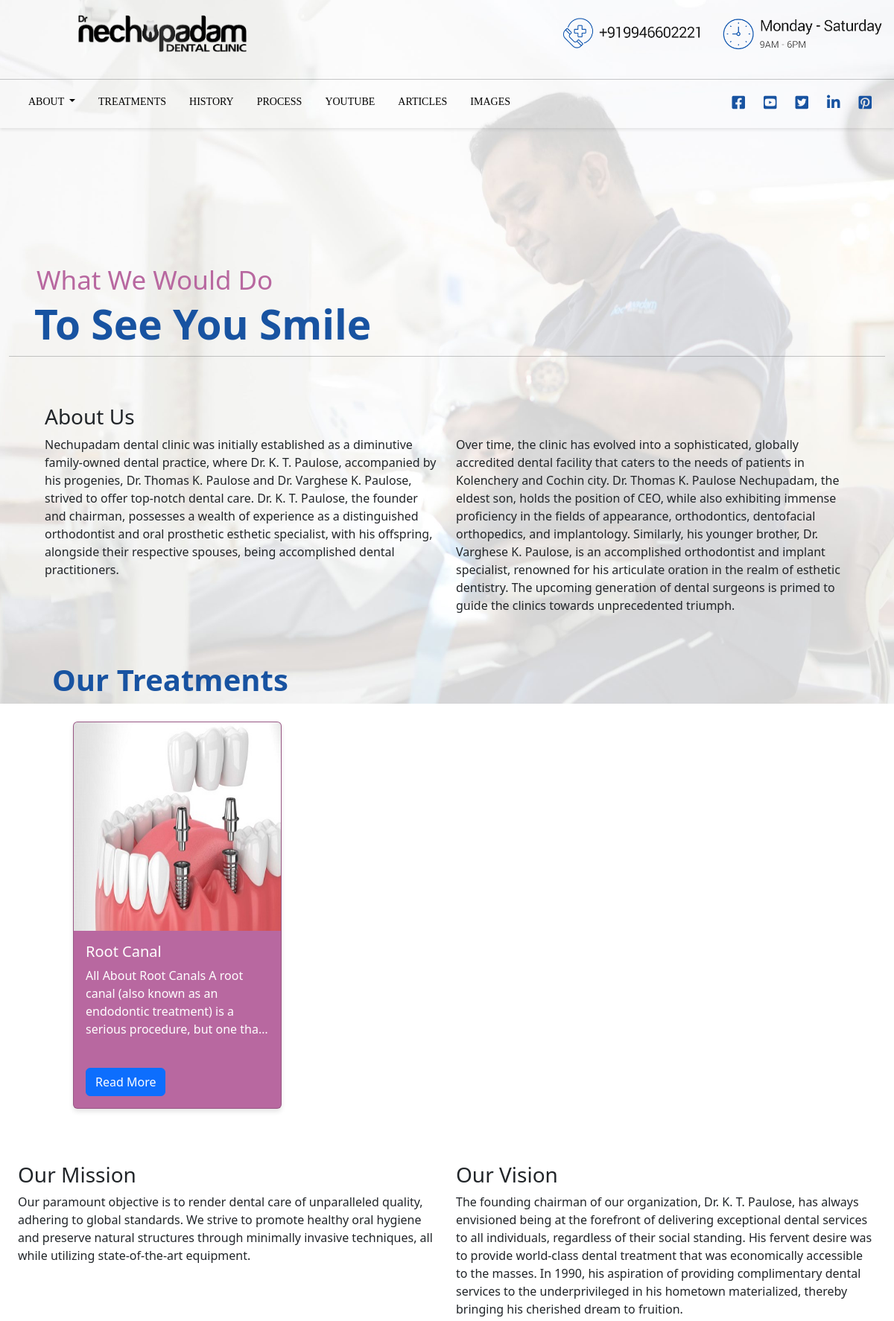
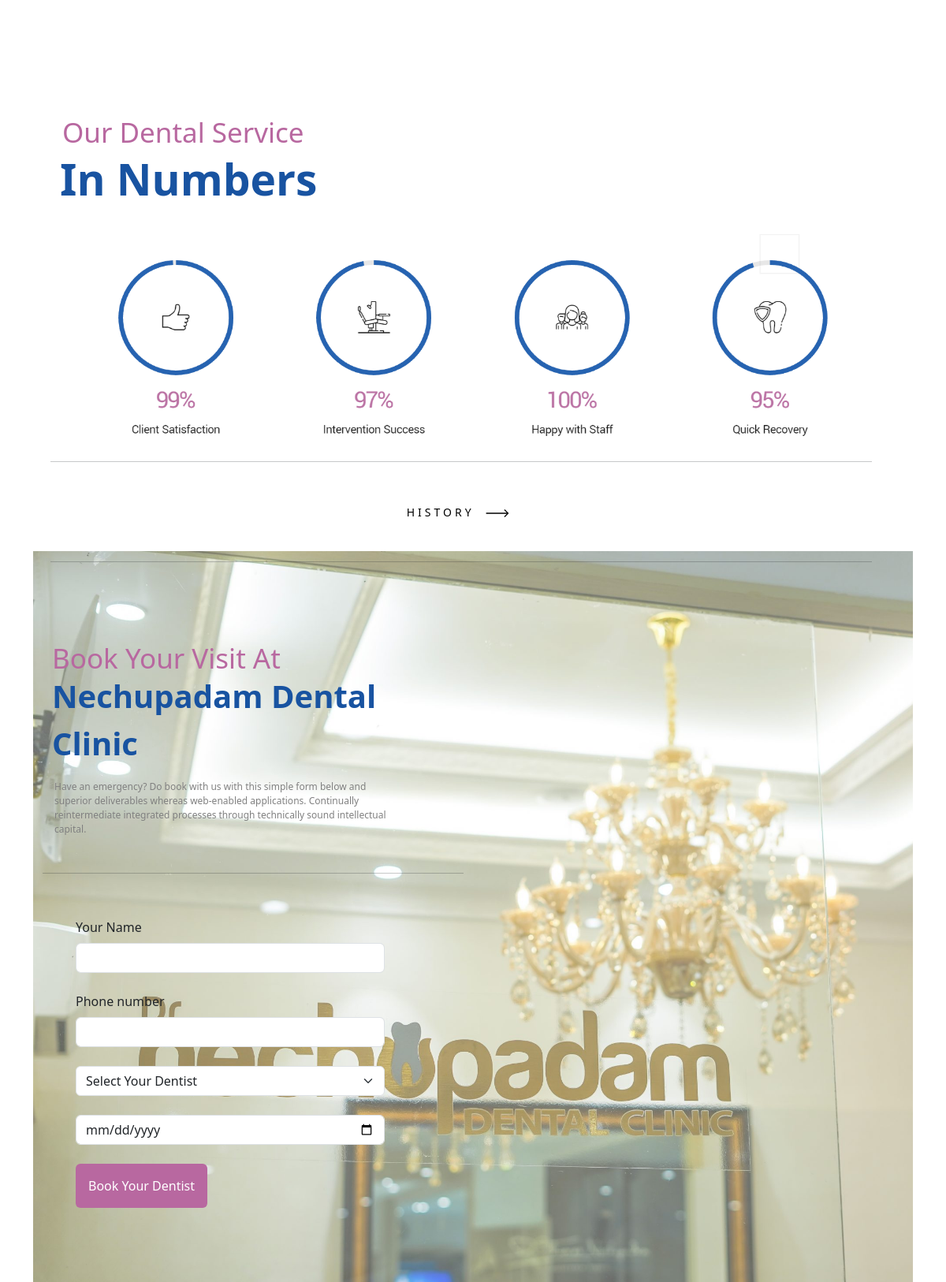
Screenshot of /general_info (upper part) with the database file from the repository (2 pictures, top to bottom).
### nechuwebapp/models.py (models this page shows, shortened)
class Aboutus(models.Model):
    image = models.ImageField(upload_to='mybg/')
    title1 = models.CharField(max_length=500)
    title2 = models.CharField(max_length=500)
    @property
    def imageURL(self):
        try:
            url = self.image.url
        except:
            url = ''
        return  url

class Treatment(models.Model):
    title = models.CharField(max_length=200)
    image = models.ImageField(upload_to='myimages/', null=True, blank=True)
    description = models.TextField(blank=True)
    know_more_link = models.URLField(blank=True)
    youtube_link = models.URLField(blank=True)
    uploaded_date = models.DateTimeField(default=timezone.now, editable=False)
    edited_date = models.DateTimeField(auto_now=True, editable=False)
    @property
    def imageURL(self):
        try:
            url = self.image.url
        except:
            url = ''
        return  url

class Background_image5(models.Model):
    image = models.ImageField(upload_to='mybg/')
    title1 = models.CharField(max_length=200)
    title2 = models.CharField(max_length=200)
    @property
    def imageURL(self):
        try:
            url = self.image.url
        except:
            url = ''
        return  url

### nechuwebapp/views.py (the view)
# urls.py: path('general_info', views.general_info, name='general_info'),
def general_info(request):
    bg_image5 = Background_image5.objects.all()
    treatments = Treatment.objects.all()
    aboutus = Aboutus.objects.all()
    context = {'treatments':treatments, 'bg_image5':bg_image5, 'aboutus':aboutus}
    return render(request, 'general/general_info.html', context)

### nechuwebapp/templates/general/general_info.html (shortened to what this page needs)
{% extends 'general/main.html' %}
{% load static %}
{% block content %}
{% for i in aboutus %}
<body style="background-image:url('{{i.imageURL}}'); background-size: 100%; background-repeat: no-repeat;">
<div class="container-fluid">
    <div class="row n1">
      <div class="col-lg">
        <div class="row num-cont">
          <p>What We Would Do</p>
          </div>
          <div class="row num-cont2">
          <p>To See You Smile</p>
        </div>
    </div>
  </div><hr>
    <div class="row sec3 p-5">
      <div class="col-lg">
        <div class="row">
          <div class="col-lg">
            <h3>About Us</h3>
          </div>
        </div>
        <div class="row">
          <div class="col-lg">
            <p>{{i.title1}}</p>
          </div>
          <div class="col-lg">
            <p>{{i.title2}}</p>
          </div>
        </div>
      </div>
    </div>
{% endfor %}
  </div>
  <h1 style="color:#1853a1; margin-left:70px; font-weight:700;">Our Treatments</h1>
  <br>
  <div class="container">
    <div class="row" style="margin-left:44px;">
      {% for i in treatments %}
      <div class="col-md-3 mb-4" style="margin-right:85px;">
        <a href="#" style="text-decoration: none; color: white;">
          <div class="card custom-card">
            <img src="{{ i.imageURL }}" class="card-img-top" alt="{{ i.title }}" height="280px">
            <div class="card-body">
              <h5 class="card-title">{{ i.title }}</h5>
              <p class="card-text">{{ i.description }}</p>
              <br>
              <a href="{% url 'more_about_treatment' i.pk %}" class="btn btn-primary">
                Read More
              </a>
            </div>
          </div>
        </a>
      </div>
      {% endfor %}
    </div>
  </div>
  <div class="container-fluid px-4 my-5">
    <div class="row">
      <div class="col-lg col-md col-sm">
        <h3>Our Mission</h3>
        <p>Our paramount objective is to render dental care of unparalleled quality, adhering to global standards. We strive to promote healthy oral hygiene and preserve natural structures through minimally invasive techniques, all while utilizing state-of-the-art equipment.</p>
      </div>
      <div class="col-lg col-md col-sm">
        <h3>Our Vision</h3>
        <p>The founding chairman of our organization, Dr. K. T. Paulose, has always envisioned being at the forefront of delivering exceptional dental services to all individuals, regardless of their social standing. His fervent desire was to provide world-class dental treatment that was economically accessible to the masses. In 1990, his aspiration of providing complimentary dental services to the underprivileged in his hometown materialized, thereby bringing his cherished dream to fruition.</p>
      </div>
    </div>
  </div>
  <div class="container">
    <div class="row n1">
      <div class="col-lg">
        <div class="row num-cont">
          <p>Our Dental Service</p>
          </div>
          <div class="row num-cont2">
          <p>In Numbers</p>
        </div>
        <div class="row num-cont3">
          <img src="{% static 'images/oooo.png' %}" width="100%" alt="">
        </div>
  <hr>
        <div class="row" style="margin: 50px 0px 50px 0px;">
          <button class="cta">
            <span class="hover-underline-animation"><a href="{% url 'nechupadam_history' %}" style="text-decoration:none; color:black;"> HISTORY</a> </span>
            <svg viewBox="0 0 46 16" height="10" width="30" xmlns="http://www.w3.org/2000/svg" id="arrow-horizontal">
                <path transform="translate(30)" d="M8,0,6.545,1.455l5.506,5.506H-30V9.039H12.052L6.545,14.545,8,16l8-8Z" data-name="Path 10" id="Path_10"></path>
            </svg>
        </button>
        </div>
  <hr>
    </div>
  </div>
  </div>
  <div class="container">
    {% for i in bg_image5 %}
    <div class="row a1" style="background-image:url('{{i.imageURL}}');">
      <div class="col-lg-6">
        <div class="row app-cont">
          <p>Book Your Visit At</p>
          </div>
          <div class="row app-cont2">
          <p>Nechupadam Dental Clinic</p>
          </div>
          <p class="app-cont3">{{i.title1}}<hr></p>
    {% endfor %}
            <div class="row sub-1253">
                <div class="col-lg">
                  <form action="{% url 'booking' %}" method="POST">
                    <div class="mb-4">
                      <label for="exampleInputname" class="form-label">Your Name</label>
                      <input type="text" class="form-control" id="exampleInputname" name="name" required>
                    </div>
                    <div class="mb-4">
                      <label for="exampleInputPhone" class="form-label">Phone number</label>
                      <input type="text" class="form-control" id="exampleInputphone" name="phone" pattern="[0-9]{10}" title="Please enter exactly 10 digits" required>
                    </div>
                    <select class="form-select mb-4" aria-label="Default select example" name="doctor">
                      <option selected disabled>Select Your Dentist</option>
                    </select>
                    <div class="mb-4">
                        <input type="date" placeholder="Appointment date *" class="form-control" id="exampleInputdate" min="{{ today }}" name="date" required>
                    </div>
                    <button type="submit" class="btn">Book Your Dentist</button>
                  </form>
                </div>
            </div>
      </div>
      <div class="col-lg-6">
    </div>
    </div>
          </div>
{% endblock %}

### static/css/index.css (style rules this page uses)
html { scroll-behavior: smooth; }
body { overflow-x: hidden; }
@media screen and (max-width:1500px) { .n1 { margin: 40px; } }
@media screen and (max-width:1500px) { .num-cont p { padding-top: 30px; font-size: 35px; margin-left: 15px; color: #b868a0; } }
@media screen and (max-width:1500px) { .num-cont2 { font-size: 55px; font-weight: 700; color: rgb(24, 83, 161); margin: -25px 0px 0px 0px; text-align: left; } }
@media screen and (max-width:1500px) { .a1 { background-size: 130%; margin: 0%; } }
@media screen and (max-width:1500px) { .a1 { background-size: 100%; margin: 0%; background-repeat: no-repeat; background-size: cover; } }
.app-cont { margin: 0px 0px 0px 0px; padding-top: 80px; }
@media screen and (max-width:1500px) { .app-cont p { padding-top: 30px; font-size: 35px; color: #b868a0; } }
@media screen  and (max-width:1500px) { .app-cont2 { font-size: 70px; font-weight: 700; color: rgb(24, 83, 161); margin: -25px 0px 0px 0px; } }
@media screen  and (max-width:1500px) { .app-cont2 { font-size: 56px; font-weight: 700; color: rgb(24, 83, 161); margin: -25px 0px 0px 0px; } }
@media screen  and (max-width:1500px) { .app-cont2 { font-size: 24px; font-weight: 700; color: rgb(24, 83, 161); margin: -25px 0px 0px 0px; } }
.app-cont3 { padding: 0px 95px 30px 15px; color: grey; font-size: 17px; }
.sub-1253 { z-index: 1; background-color: rgba(255, 255, 255, 0); padding: 40px 35px 40px 0px; margin: 0px 30px 30px 0px; }
@media screen  and (max-width:1500px) { .sub-1253 form { background: none; margin-left: 30px; margin-right: 23px; margin-bottom: 10%; } }
.sub-1253 .btn { background-color: #b868a0; color: #ffffff; padding: 15px; }
h5 { color: #1853a1; }

### rows the page displays
Aboutus: title1 "Nechupadam dental clinic was initially established as a diminutive family-owned dental practice, where Dr. K. T. Paulose, accompanied by his progenies, Dr. Thomas K. Paulose and Dr. Varghese K. Paulose, strived to offer top-notch dental care. Dr. K. T. Paulose, the founder and chairman, possesses a wealth of experience as a distinguished orthodontist and oral prosthetic esthetic specialist, with his offspring, alongside their respective spouses, being accomplished dental practitioners.", title2 "Over time, the clinic has evolved into a sophisticated, globally accredited dental facility that caters to the needs of patients in Kolenchery and Cochin city. Dr. Thomas K. Paulose Nechupadam, the eldest son, holds the position of CEO, while also exhibiting immense proficiency in the fields of appearance, orthodontics, dentofacial orthopedics, and implantology. Similarly, his younger brother, Dr. Varghese K. Paulose, is an accomplished orthodontist and implant specialist, renowned for his articulate oration in the realm of esthetic dentistry. The upcoming generation of dental surgeons is primed to guide the clinics towards unprecedented triumph."
Treatment: imageURL (picture), title "Root Canal", description "All About Root Canals A root canal (also known as an endodontic treatment) is a serious procedure, but one…"
Background_image5: imageURL (picture), title1 "Have an emergency? Do book with us with this simple form below and superior deliverables whereas web-enabled applications. Continually reintermediate integrated processes through technically sound intellectual capital."
